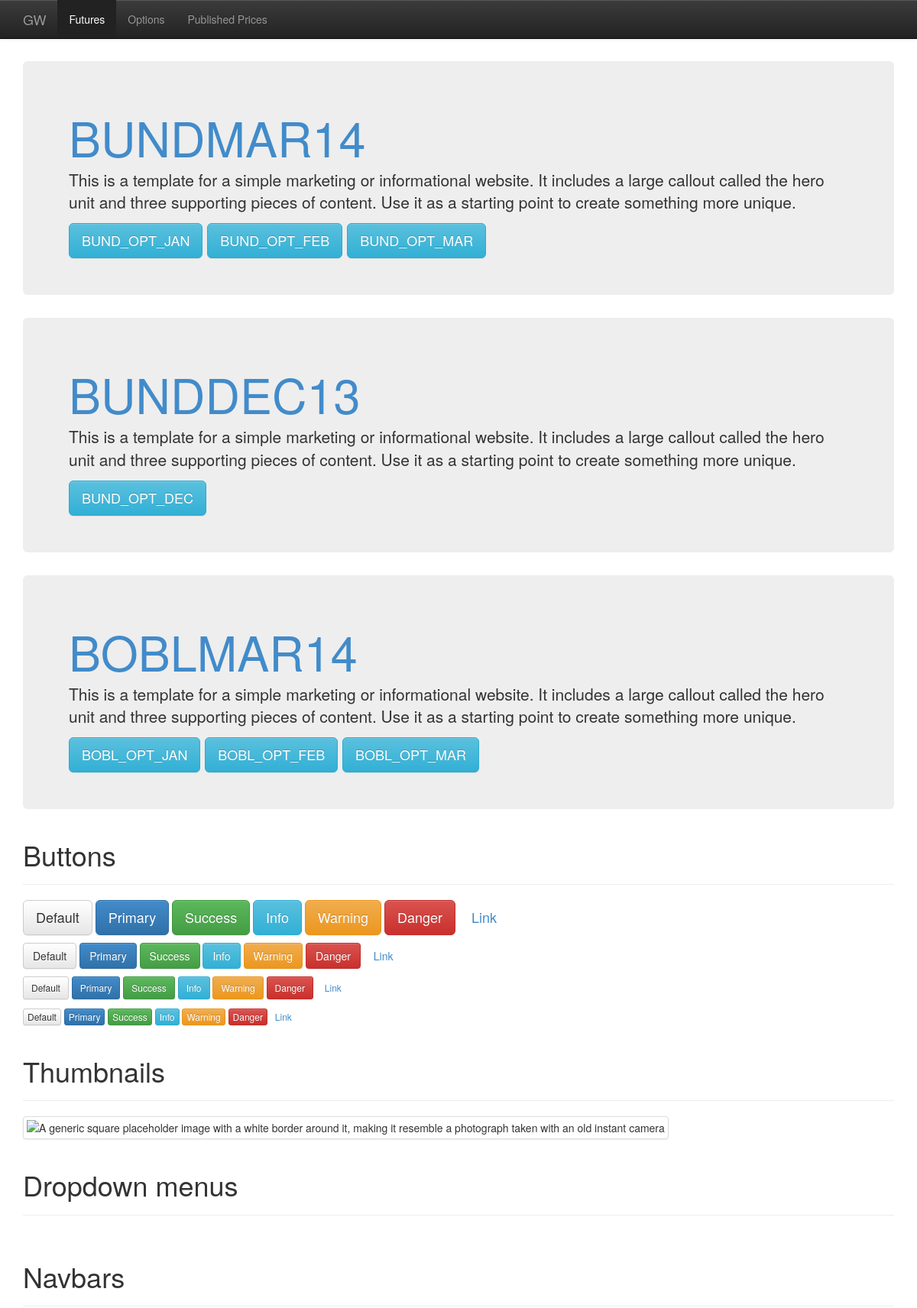
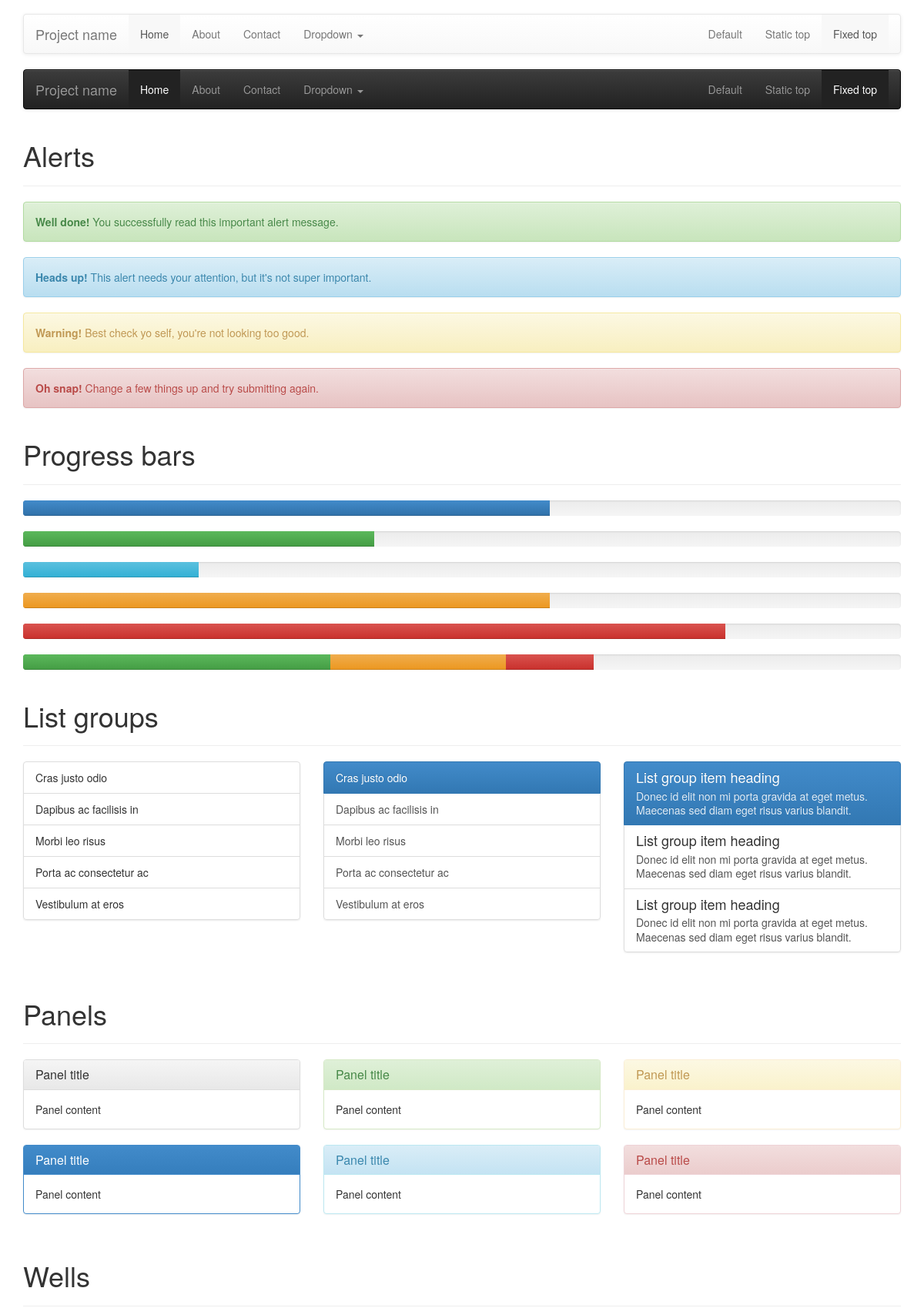
The page /marketdata/ (upper part) on the database its author committed (2 pictures, top to bottom).
### marketdata/models.py (models this page shows, shortened)
class Future(models.Model):
    name = models.CharField(max_length=200)
    bloomberg_id = models.CharField(max_length=200)
    easyscreen_id = models.CharField(max_length=200)
    bid = models.FloatField()
    bid_volume = models.FloatField()
    ask = models.FloatField()
    ask_volume = models.FloatField()
    value = models.FloatField()
    last_trade_value = models.FloatField()
    last_updated = models.DateTimeField()
    last_trade_volume = models.FloatField()
    month_tag = models.CharField(max_length=200)
    expiry_date = models.DateTimeField()

class OptionDefinition(models.Model):
    name = models.CharField(max_length=200)
    future = models.ForeignKey(Future)
    bloomberg_prefix = models.CharField(max_length=200)
    easyscreen_prefix = models.CharField(max_length=200)
    month_tag = models.CharField(max_length=200)
    expiry_date = models.DateTimeField()
    strike_interval = models.FloatField(default=0.5)
    price_movement = models.FloatField(default=0.01)
    number_of_OTM_options = models.IntegerField(default=10)

### marketdata/views.py (the view)
def index(request):
    futures = Future.objects.all()
    futures = [el for el in futures
            if el.expiry_date > datetime.datetime.today()]
    options = OptionDefinition.objects.all()
    options =  [el for el in options
            if el.expiry_date > datetime.datetime.today()]
    futuredict = {}
    for future in futures:
        futuredict[future] = [o for o in options
                if o.future_id == future.id]
    template = loader.get_template('marketdata/index.html')
    context = RequestContext(request, {
        'futuredict': futuredict,
    })
    return HttpResponse(template.render(context))

### marketdata/templates/marketdata/index.html (shortened to what this page needs)
{% extends "marketdata/base.html" %}
{% block content %}
<div class="navbar navbar-inverse navbar-fixed-top">
  <div class="container">
    <div class="navbar-header">
      <a class="navbar-brand" href="/marketdata/">GW</a>
    </div>
    <div class="navbar-collapse collapse">
      <ul class="nav navbar-nav">
        <li class="active"><a href="/marketdata/">Futures</a></li>
        <li><a href="options.html">Options</a></li>
        <li><a href="published.html">Published Prices</a></li>
      </ul>
    </div>
  </div>
</div>
<div class="container theme-showcase">
  {% if futuredict %}
    {% for future, options in futuredict.items %}
    <div class="jumbotron">
      <h1><a href="/marketdata/{{ future.name }}/">{{ future.name }}</a></h1>
      <p>This is a template for a simple marketing or informational website. It includes a large callout called the hero unit and three supporting pieces of content. Use it as a starting point to create something more unique.</p>
      {% for option in options %}
      <a href="/marketdata/option/{{ option.name }}" type="button" class="btn btn-lg btn-info">{{ option.name }}</a>
      {% endfor %}
    </div>
    {% endfor %}
    {% else %}
    <div class="jumbotron">
      <h1>No futures to Display.</h1>
    </div>
  {% endif %}
  <div class="page-header">
    <h1>Buttons</h1>
  </div>
  <p>
    <button type="button" class="btn btn-lg btn-default">Default</button>
    <button type="button" class="btn btn-lg btn-primary">Primary</button>
    <button type="button" class="btn btn-lg btn-success">Success</button>
    <button type="button" class="btn btn-lg btn-info">Info</button>
    <button type="button" class="btn btn-lg btn-warning">Warning</button>
    <button type="button" class="btn btn-lg btn-danger">Danger</button>
    <button type="button" class="btn btn-lg btn-link">Link</button>
  </p>
  <p>
    <button type="button" class="btn btn-default">Default</button>
    <button type="button" class="btn btn-primary">Primary</button>
    <button type="button" class="btn btn-success">Success</button>
    <button type="button" class="btn btn-info">Info</button>
    <button type="button" class="btn btn-warning">Warning</button>
    <button type="button" class="btn btn-danger">Danger</button>
    <button type="button" class="btn btn-link">Link</button>
  </p>
  <p>
    <button type="button" class="btn btn-sm btn-default">Default</button>
    <button type="button" class="btn btn-sm btn-primary">Primary</button>
    <button type="button" class="btn btn-sm btn-success">Success</button>
    <button type="button" class="btn btn-sm btn-info">Info</button>
    <button type="button" class="btn btn-sm btn-warning">Warning</button>
    <button type="button" class="btn btn-sm btn-danger">Danger</button>
    <button type="button" class="btn btn-sm btn-link">Link</button>
  </p>
  <p>
    <button type="button" class="btn btn-xs btn-default">Default</button>
    <button type="button" class="btn btn-xs btn-primary">Primary</button>
    <button type="button" class="btn btn-xs btn-success">Success</button>
    <button type="button" class="btn btn-xs btn-info">Info</button>
    <button type="button" class="btn btn-xs btn-warning">Warning</button>
    <button type="button" class="btn btn-xs btn-danger">Danger</button>
    <button type="button" class="btn btn-xs btn-link">Link</button>
  </p>
  <div class="page-header">
    <h1>Thumbnails</h1>
  </div>
  <img data-src="holder.js/200x200" class="img-thumbnail" alt="A generic square placeholder image with a white border around it, making it resemble a photograph taken with an old instant camera">
  <div class="page-header">
    <h1>Dropdown menus</h1>
  </div>
  <div class="page-header">
    <h1>Navbars</h1>
  </div>
  <div class="navbar navbar-default">
    <div class="container">
      <div class="navbar-header">
        <a class="navbar-brand" href="#">Project name</a>
      </div>
      <div class="navbar-collapse collapse">
        <ul class="nav navbar-nav">
          <li class="active"><a href="#">Home</a></li>
          <li><a href="#about">About</a></li>
          <li><a href="#contact">Contact</a></li>
          <li class="dropdown">
            <a href="#" class="dropdown-toggle" data-toggle="dropdown">Dropdown <b class="caret"></b></a>
          </li>
        </ul>
        <ul class="nav navbar-nav navbar-right">
          <li><a href="../navbar/">Default</a></li>
          <li><a href="../navbar-static-top/">Static top</a></li>
          <li class="active"><a href="./">Fixed top</a></li>
        </ul>
      </div>
    </div>
  </div>
  <div class="navbar navbar-inverse">
    <div class="container">
      <div class="navbar-header">
        <a class="navbar-brand" href="#">Project name</a>
      </div>
      <div class="navbar-collapse collapse">
        <ul class="nav navbar-nav">
          <li class="active"><a href="#">Home</a></li>
          <li><a href="#about">About</a></li>
          <li><a href="#contact">Contact</a></li>
          <li class="dropdown">
            <a href="#" class="dropdown-toggle" data-toggle="dropdown">Dropdown <b class="caret"></b></a>
          </li>
        </ul>
        <ul class="nav navbar-nav navbar-right">
          <li><a href="../navbar/">Default</a></li>
          <li><a href="../navbar-static-top/">Static top</a></li>
          <li class="active"><a href="./">Fixed top</a></li>
        </ul>
      </div>
    </div>
  </div>
  <div class="page-header">
    <h1>Alerts</h1>
  </div>
  <div class="alert alert-success">
    <strong>Well done!</strong> You successfully read this important alert message.
  </div>
  <div class="alert alert-info">
    <strong>Heads up!</strong> This alert needs your attention, but it's not super important.
  </div>
  <div class="alert alert-warning">
    <strong>Warning!</strong> Best check yo self, you're not looking too good.
  </div>
  <div class="alert alert-danger">
    <strong>Oh snap!</strong> Change a few things up and try submitting again.
  </div>
  <div class="page-header">
    <h1>Progress bars</h1>
  </div>
  <div class="progress">
    <div class="progress-bar" role="progressbar" aria-valuenow="60" aria-valuemin="0" aria-valuemax="100" style="width: 60%;"><span class="sr-only">60% Complete</span></div>
  </div>
  <div class="progress">
    <div class="progress-bar progress-bar-success" role="progressbar" aria-valuenow="40" aria-valuemin="0" aria-valuemax="100" style="width: 40%"><span class="sr-only">40% Complete (success)</span></div>
  </div>
  <div class="progress">
    <div class="progress-bar progress-bar-info" role="progressbar" aria-valuenow="20" aria-valuemin="0" aria-valuemax="100" style="width: 20%"><span class="sr-only">20% Complete</span></div>
  </div>
  <div class="progress">
    <div class="progress-bar progress-bar-warning" role="progressbar" aria-valuenow="60" aria-valuemin="0" aria-valuemax="100" style="width: 60%"><span class="sr-only">60% Complete (warning)</span></div>
  </div>
  <div class="progress">
    <div class="progress-bar progress-bar-danger" role="progressbar" aria-valuenow="80" aria-valuemin="0" aria-valuemax="100" style="width: 80%"><span class="sr-only">80% Complete (danger)</span></div>
  </div>
  <div class="progress">
    <div class="progress-bar progress-bar-success" style="width: 35%"><span class="sr-only">35% Complete (success)</span></div>
    <div class="progress-bar progress-bar-warning" style="width: 20%"><span class="sr-only">20% Complete (warning)</span></div>
    <div class="progress-bar progress-bar-danger" style="width: 10%"><span class='sr-only'>10% Complete (danger)</span></div>
  </div>
  <div class="page-header">
    <h1>List groups</h1>
  </div>
  <div class="row">
    <div class="col-sm-4">
      <ul class="list-group">
        <li class="list-group-item">Cras justo odio</li>
        <li class="list-group-item">Dapibus ac facilisis in</li>
        <li class="list-group-item">Morbi leo risus</li>
        <li class="list-group-item">Porta ac consectetur ac</li>
        <li class="list-group-item">Vestibulum at eros</li>
      </ul>
    </div>
    <div class="col-sm-4">
      <div class="list-group">
        <a href="#" class="list-group-item active">
          Cras justo odio
        </a>
        <a href="#" class="list-group-item">Dapibus ac facilisis in</a>
        <a href="#" class="list-group-item">Morbi leo risus</a>
        <a href="#" class="list-group-item">Porta ac consectetur ac</a>
        <a href="#" class="list-group-item">Vestibulum at eros</a>
      </div>
    </div>
    <div class="col-sm-4">
      <div class="list-group">
        <a href="#" class="list-group-item active">
          <h4 class="list-group-item-heading">List group item heading</h4>
          <p class="list-group-item-text">Donec id elit non mi porta gravida at eget metus. Maecenas sed diam eget risus varius blandit.</p>
        </a>
        <a href="#" class="list-group-item">
          <h4 class="list-group-item-heading">List group item heading</h4>
          <p class="list-group-item-text">Donec id elit non mi porta gravida at eget metus. Maecenas sed diam eget risus varius blandit.</p>
        </a>
        <a href="#" class="list-group-item">
          <h4 class="list-group-item-heading">List group item heading</h4>
          <p class="list-group-item-text">Donec id elit non mi porta gravida at eget metus. Maecenas sed diam eget risus varius blandit.</p>
        </a>
      </div>
    </div>
  </div>
  <div class="page-header">
    <h1>Panels</h1>
  </div>
  <div class="row">
    <div class="col-sm-4">
      <div class="panel panel-default">
        <div class="panel-heading">
          <h3 class="panel-title">Panel title</h3>
        </div>
        <div class="panel-body">
          Panel content
        </div>
      </div>
      <div class="panel panel-primary">
        <div class="panel-heading">
          <h3 class="panel-title">Panel title</h3>
        </div>
        <div class="panel-body">
          Panel content
        </div>
      </div>
    </div>
    <div class="col-sm-4">
      <div class="panel panel-success">
        <div class="panel-heading">
          <h3 class="panel-title">Panel title</h3>
        </div>
        <div class="panel-body">
          Panel content
        </div>
      </div>
      <div class="panel panel-info">
        <div class="panel-heading">
          <h3 class="panel-title">Panel title</h3>
        </div>
        <div class="panel-body">
          Panel content
        </div>
      </div>
    </div>
    <div class="col-sm-4">
      <div class="panel panel-warning">
        <div class="panel-heading">
          <h3 class="panel-title">Panel title</h3>
        </div>
        <div class="panel-body">
          Panel content
        </div>
      </div>
      <div class="panel panel-danger">
        <div class="panel-heading">
          <h3 class="panel-title">Panel title</h3>
        </div>
        <div class="panel-body">
          Panel content
        </div>
      </div>
    </div>
  </div>
  <div class="page-header">
    <h1>Wells</h1>
  </div>
</div>
{% endblock %}

### static/css/custom-theme.css (style rules this page uses)
body { padding-top: 80px; }

### rows shown on the page
Future: name "BUNDMAR14"
OptionDefinition: name "BUND_OPT_JAN"
OptionDefinition: name "BUND_OPT_FEB"
OptionDefinition: name "BUND_OPT_MAR"
Future: name "BUNDDEC13"
OptionDefinition: name "BUND_OPT_DEC"
Future: name "BOBLMAR14"
OptionDefinition: name "BOBL_OPT_JAN"
OptionDefinition: name "BOBL_OPT_FEB"
OptionDefinition: name "BOBL_OPT_MAR"
